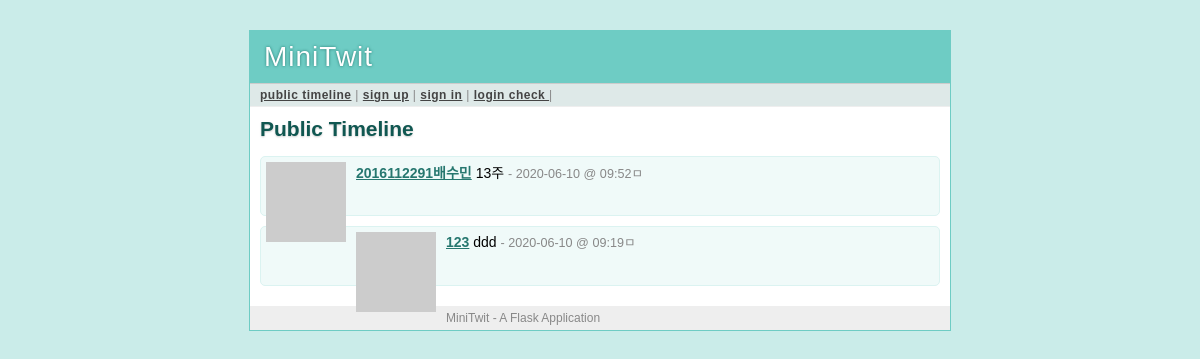
The page /public on the database as committed earlier.
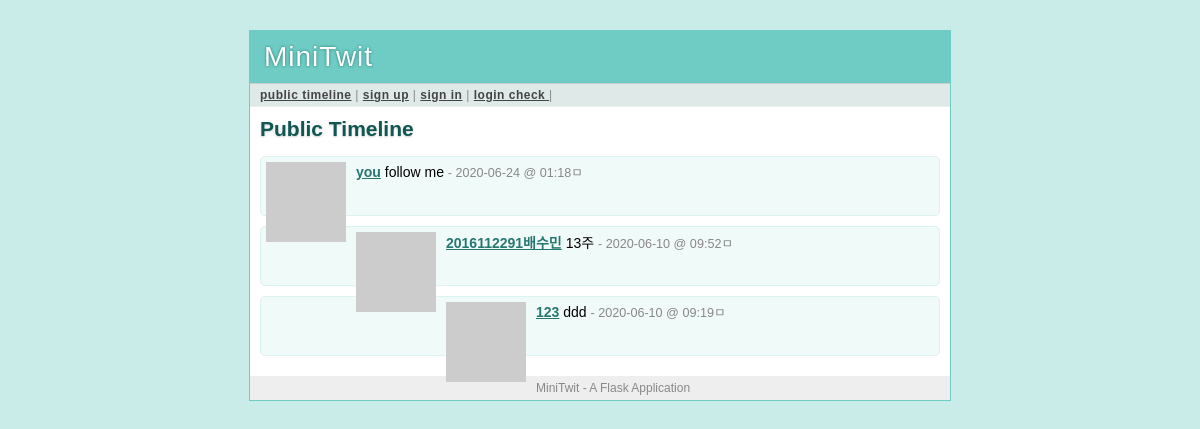
The same page on the database as committed later.
### tables this page shows
CREATE TABLE message (
    message_id integer primary key autoincrement,
    author_id integer not null,
    text string not null,
    pub_date integer
);

CREATE TABLE user(
    user_id integer primary key autoincrement,
    username string not null,
    email string not null,
    pw_hash string not null
);

### minitwit.py (the view)
@app.route('/public')
def public_timeline():
    return render_template('timeline.html', messages = query_db('''
        select message.*, user.* from message, user
        where message.author_id = user.user_id
        order by message.pub_date desc limit ?''', [PER_PAGE]))

### minitwit.py (called while the page is built)
def connect_db():
    return sqlite3.connect(app.config['DATABASE'])

@app.before_request
def before_request():
    g.db = connect_db()
    g.user = None
    if 'user_id' in session:
        g.user = query_db('select * from user where user_id = ?', [session['user_id']], one = True)

@app.teardown_request
def teardown_request(exception):
    if hasattr(g, 'db'):
        g.db.close()

def query_db(query, args=(), one = False):
    cur = g.db.execute(query, args)
    rv = [dict((cur.description[idx][0], value) for idx, value in enumerate(row)) for row in cur.fetchall()]
    return (rv[0] if rv else None) if one else rv

def gravatar_url(email, size=80):
    return 'http://www.gravatar.com/avatar/%s?d=identicon&s=%d' % \
           (md5(email.strip().lower().encode('utf-8')).hexdigest(),
            size)

def format_datetime(timestamp):
    return datetime.utcfromtimestamp(timestamp).strftime('%Y-%m-%d @ %H:%M')

### templates/timeline.html (shortened to what this page needs)
{% extends "layout.html" %}
{% block title %}
{% if request.endpoint == 'public_timeline' %}
    Public Timeline
{% elif request.endpoint == 'user_timeline' %}
    {{ profile_user.username }}'s Timeline
{% else %}
    My Timeline
{% endif %}
{% endblock %}
{% block body %}
<h2>{{ self.title() }}</h2>
    <ul class=messages>
        {% for message in messages %}
        <li>
            <img src="{{ message.email|gravatar(size=48) }}">
            <p>
                <strong><a href="{{ url_for('user_timeline', username=message.username) }}">{{ message.username }}</a></strong>
                {{ message.text }}
                <small>- {{ message.pub_date|datetimeformat }}ㅁ</small>
                {% else %}
        </li>
        <li><em>There's no message so far.</em>
            {% endfor %}
        </li>
    </ul>
{% endblock %}

### templates/layout.html (shortened to what this page needs)
<!doctype html>
<link rel=stylesheet type=text/css href="{{ url_for('static',filename='style.css')}}">
<div class=page>
    <h1>MiniTwit</h1>
    <div class=navigation>
        {% if g.user %}
            <a href="{{ url_for('timeline') }}">my timeline </a> |
            <a href="{{ url_for('public_timeline') }}">public timeline</a> |
            <a href="{{ url_for('logout') }}">sign out [{{ g.user.username }}]</a> |
            <a href="{{ url_for('login_check',username=g.user.username) }}"> login check </a> |
            <a href="{{ url_for('follow_list') }}"> follow list </a>
        {% else %}
            <a href="{{ url_for('public_timeline') }}">public timeline</a> |
            <a href="{{ url_for('register') }}">sign up</a> |
            <a href="{{ url_for('login') }}">sign in</a> |
            <a href="{{ url_for('login_check') }}"> login check </a> |
        {% endif %}
    </div>
    <div class=body>
        {% block body %}{% endblock %}
    </div>
    <div class=footer>
        MiniTwit - A Flask Application
    </div>
</div>

### static/style.css (style rules this page uses)
a { color: #26776F; }
div.page { background: white; border: 1px solid #6ECCC4; width: 700px; margin: 30px auto; }
div.page h1 { background: #6ECCC4; margin: 0; padding: 10px 14px; color: white; letter-spacing: 1px; text-shadow: 0 0 3px #24776F; font-weight: normal; }
div.page div.navigation { background: #DEE9E8; padding: 4px 10px; border-top: 1px solid #ccc; border-bottom: 1px solid #eee; color: #888; font-size: 12px; letter-spacing: 0.5px; }
div.page div.navigation a { color: #444; font-weight: bold; }
div.page h2 { margin: 0 0 15px 0; color: #105751; text-shadow: 0 1px 2px #ccc; }
div.page div.body { padding: 10px; }
div.page div.footer { background: #eee; color: #888; padding: 5px 10px; font-size: 12px; }
div.page ul.messages { list-style: none; margin: 0; padding: 0; }
div.page ul.messages li { margin: 10px 0; padding: 5px; background: #F0FAF9; border: 1px solid #DBF3F1; -moz-border-radius: 5px; -webkit-border-radius: 5px; min-height: 48px; }
div.page ul.messages p { margin: 0; }
div.page ul.messages li img { float: left; padding: 0 10px 0 0; }
div.page ul.messages li small { font-size: 0.9em; color: #888; }

Rows that differ between the two databases and show on the page:
added message: username "you", text "follow me", pub_date "2020-06-24 @ 01:18"
